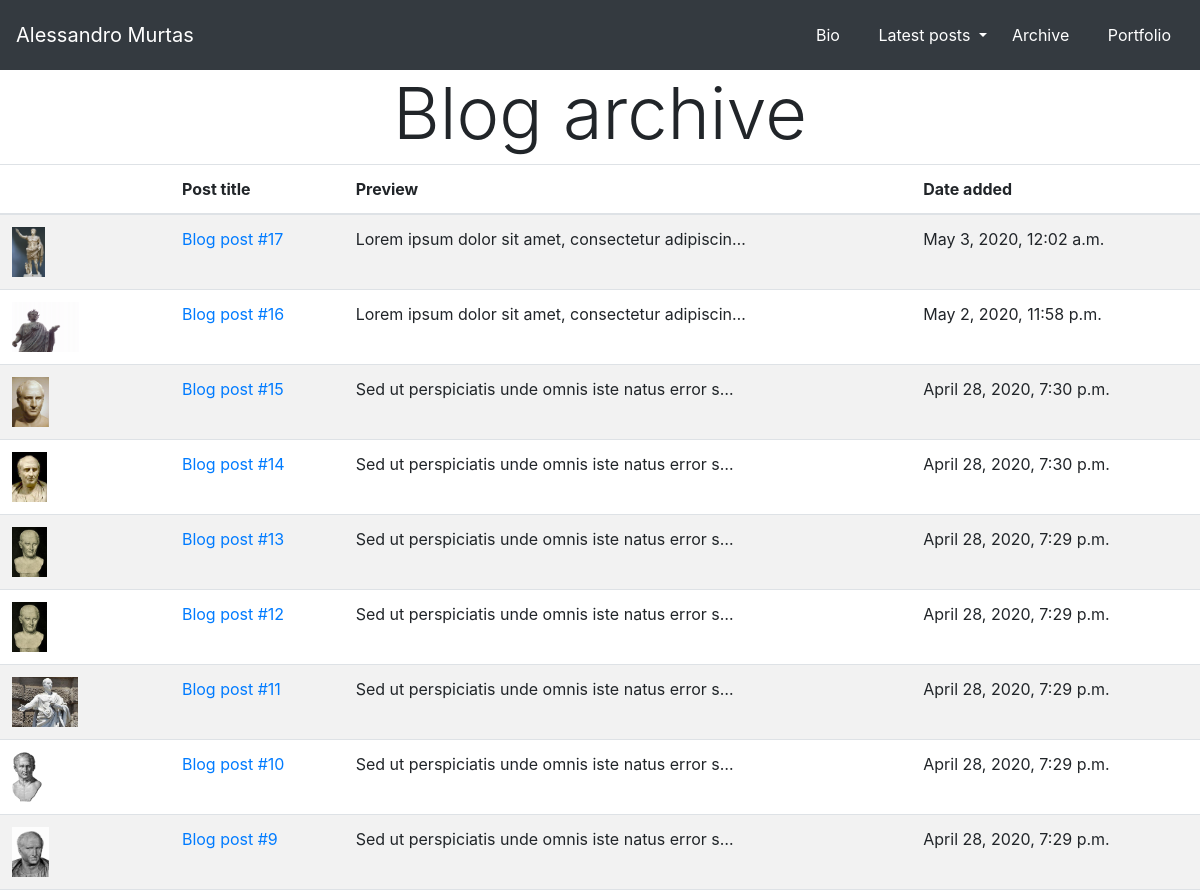
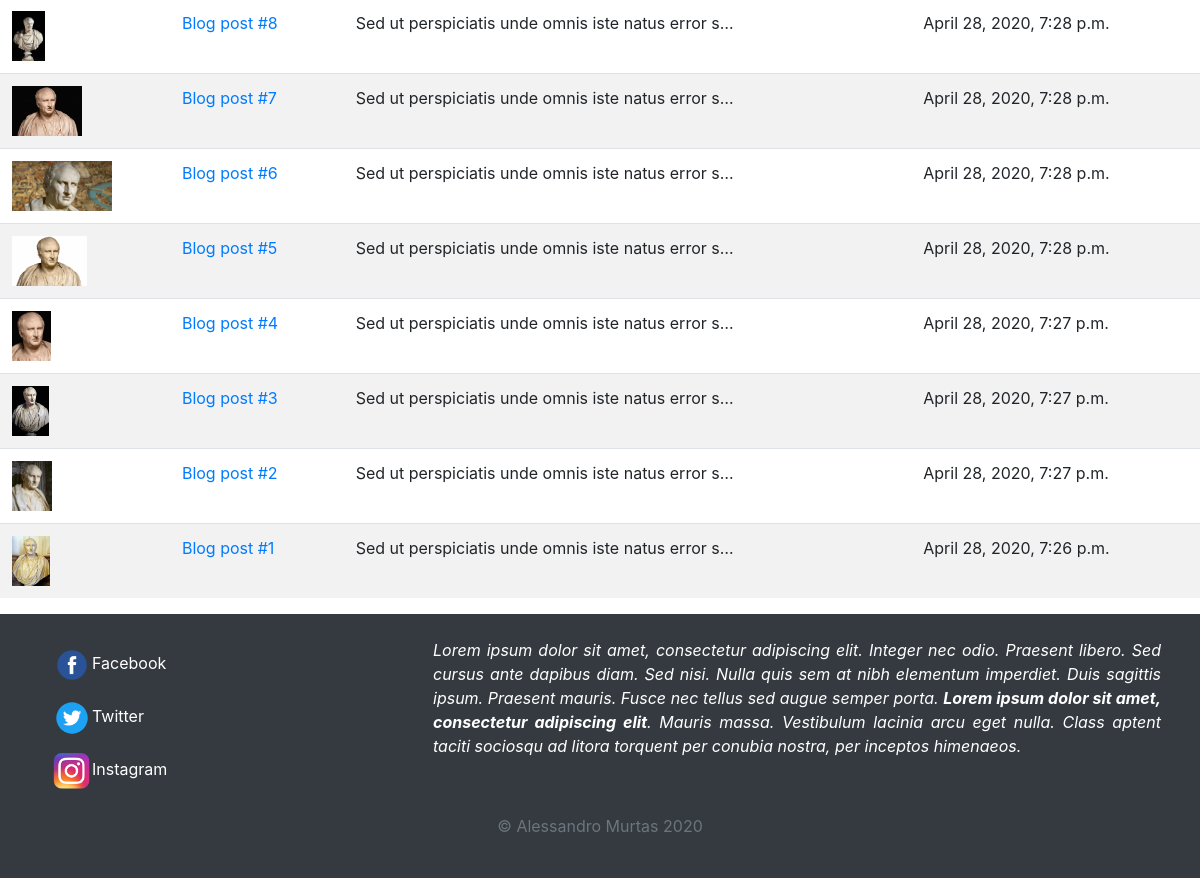
The page /blog/archive on the database its author committed (2 pictures, top to bottom).
### blog/models.py (models this page shows)
class Blog_post(models.Model):
    title = models.CharField(max_length=50)
    text = models.TextField()
    date = models.DateTimeField(default=datetime.datetime.now(), blank=True)
    image = models.ImageField(blank=True, upload_to="portfolio/images")

### blog/views.py (the view)
# urls.py: path("archive", views.blog_archive, name="blog_archive"),
def blog_archive(request):
    posts = Blog_post.objects.order_by("-date")
    dropdownPosts = Blog_post.objects.order_by("-date")[:5]
    return render(request, "blog/blog_archive.html", {"posts": posts, "dropdownPosts": dropdownPosts})

### blog/templates/blog/blog_archive.html (shortened to what this page needs)
{% extends 'blog/blog_base.html' %}
{% block content %}
                    </div>
                    <a href="{% url 'blog:blog_archive' %}" class="btn text-white" role="button">Archive</a>
                </div>
                <a href="{% url 'home' %}" class="btn text-white" role="button">Portfolio</a>
            </div>
        </nav>
        <h2 class="display-3 text-center">Blog archive</h2>
        <table class="table table-responsive-sm table-hover table-striped">
            <thead class="thead-secondary">
                <th>
                </th>
                <th>
                    Post title
                </th>
                <th>
                    Preview
                </th>
                <th>
                    Date added
                </th>
            </thead>
            <tbody>
                {% for post in posts %}
                <tr>
                    <td>
                        <img src="{{ post.image.url }}" class="img-fluid" id="archive">
                    </td>
                    <td><a href="{% url 'blog:post' post.id %}">{{ post.title }}</a></td>
                    <td>{{ post.text|truncatechars:50 }}</td>
                    <td>{{ post.date }}</td>
                </tr>
                {% endfor %}
            </tbody>
        </table>
{% endblock %}

### portfolio/static/portfolio/stylesheet.css (style rules this page uses)
img#archive { max-height: 50px; width: auto; }

### rows shown on the page
Blog_post: image (picture), title "Blog post #17", text "Lorem ipsum dolor sit amet, consectetur adipiscin…", date "May 3, 2020, 12:02 a.m."
Blog_post: image (picture), title "Blog post #16", text "Lorem ipsum dolor sit amet, consectetur adipiscin…", date "May 2, 2020, 11:58 p.m."
Blog_post: image (picture), title "Blog post #15", text "Sed ut perspiciatis unde omnis iste natus error s…", date "April 28, 2020, 7:30 p.m."
Blog_post: image (picture), title "Blog post #14", text "Sed ut perspiciatis unde omnis iste natus error s…", date "April 28, 2020, 7:30 p.m."
Blog_post: image (picture), title "Blog post #13", text "Sed ut perspiciatis unde omnis iste natus error s…", date "April 28, 2020, 7:29 p.m."
Blog_post: image (picture), title "Blog post #12", text "Sed ut perspiciatis unde omnis iste natus error s…", date "April 28, 2020, 7:29 p.m."
Blog_post: image (picture), title "Blog post #11", text "Sed ut perspiciatis unde omnis iste natus error s…", date "April 28, 2020, 7:29 p.m."
Blog_post: image (picture), title "Blog post #10", text "Sed ut perspiciatis unde omnis iste natus error s…", date "April 28, 2020, 7:29 p.m."
Blog_post: image (picture), title "Blog post #9", text "Sed ut perspiciatis unde omnis iste natus error s…", date "April 28, 2020, 7:29 p.m."
Blog_post: image (picture), title "Blog post #8", text "Sed ut perspiciatis unde omnis iste natus error s…", date "April 28, 2020, 7:28 p.m."
Blog_post: image (picture), title "Blog post #7", text "Sed ut perspiciatis unde omnis iste natus error s…", date "April 28, 2020, 7:28 p.m."
Blog_post: image (picture), title "Blog post #6", text "Sed ut perspiciatis unde omnis iste natus error s…", date "April 28, 2020, 7:28 p.m."
Blog_post: image (picture), title "Blog post #5", text "Sed ut perspiciatis unde omnis iste natus error s…", date "April 28, 2020, 7:28 p.m."
Blog_post: image (picture), title "Blog post #4", text "Sed ut perspiciatis unde omnis iste natus error s…", date "April 28, 2020, 7:27 p.m."
Blog_post: image (picture), title "Blog post #3", text "Sed ut perspiciatis unde omnis iste natus error s…", date "April 28, 2020, 7:27 p.m."
Blog_post: image (picture), title "Blog post #2", text "Sed ut perspiciatis unde omnis iste natus error s…", date "April 28, 2020, 7:27 p.m."
Blog_post: image (picture), title "Blog post #1", text "Sed ut perspiciatis unde omnis iste natus error s…", date "April 28, 2020, 7:26 p.m."
